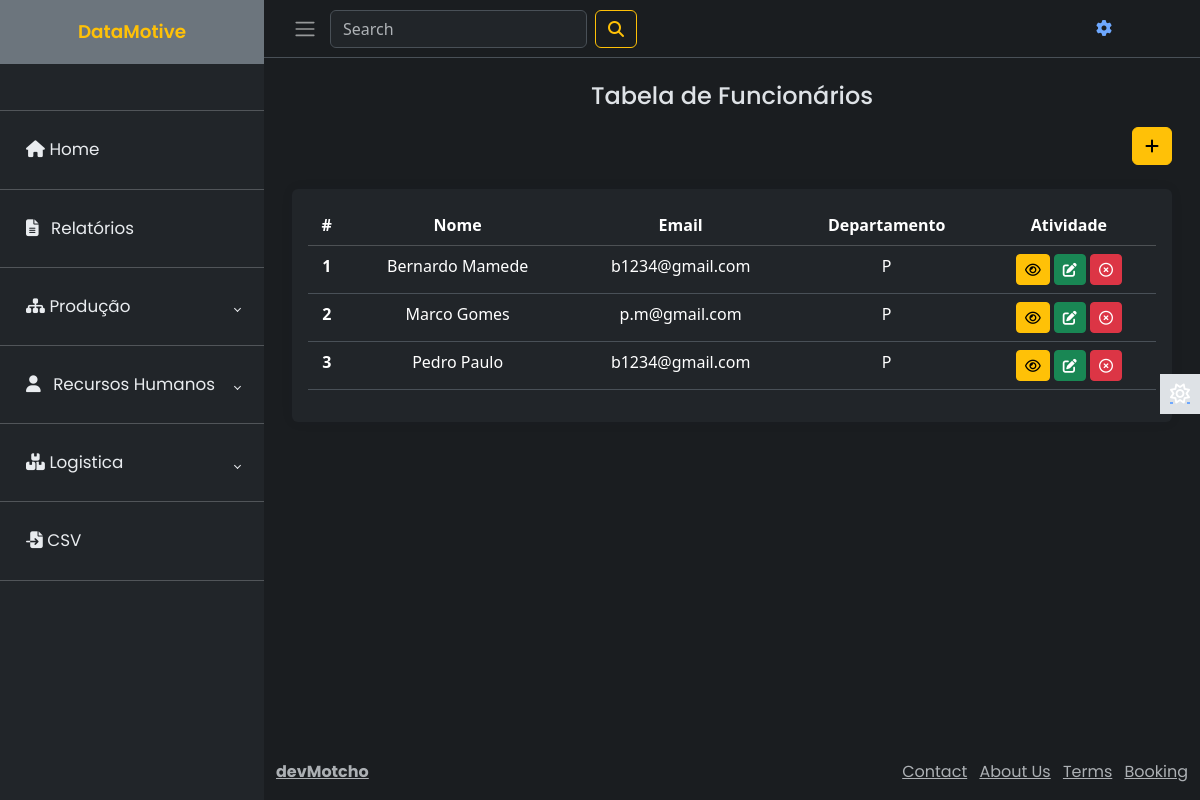
/human/ (signed in), run on an earlier commit of the app's database.
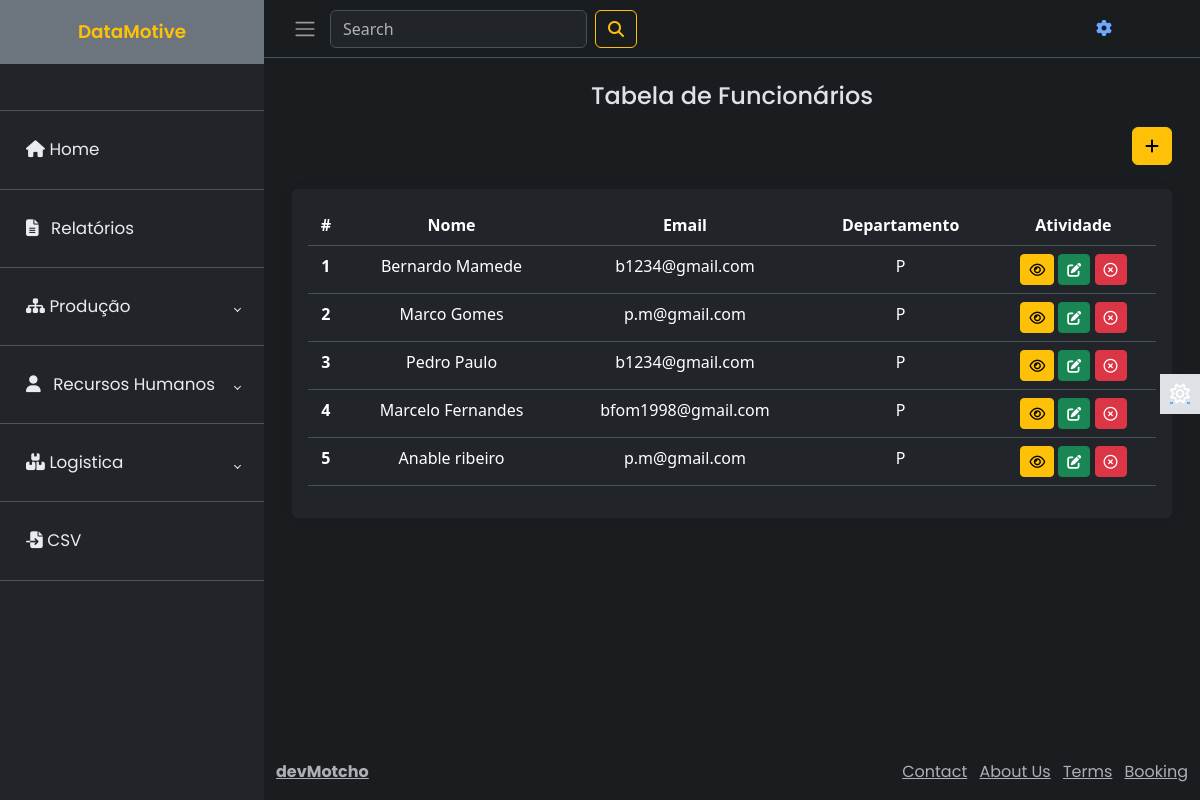
And on a later commit of the database.
### human/models.py (models this page shows, shortened)
class Employee(models.Model):
    first_name = models.CharField(max_length=50)
    last_name = models.CharField(max_length=50)
    email = models.EmailField(max_length=50)
    department = models.CharField(
        max_length=3,
        choices=Department.choices,
        default=Department.PROD
    )
    image = models.ImageField(upload_to='func' ,default='random.jpg')
    contact = models.CharField(max_length=150, blank=True, null=True)
    nationality = models.CharField(max_length=150, default='portuguesa')
    address = models.CharField(max_length=150, blank=True, null=True)

### human/views.py (the view, shortened to what this page needs)
# urls.py: path('', employeesList, name='list'),
def employeesList(request):
    employees = Employee.objects.filter()
    form = EmployeeForm()
    context= {
        'objects':employees,
        'form': form,
    }
    return render(request, 'human/list.html', context)

### human/forms.py
class EmployeeForm(forms.ModelForm):
    class Meta:
        model = Employee
        fields = '__all__'

### human/templates/human/list.html (shortened to what this page needs)
{% extends 'main.html' %}
{% load crispy_forms_tags %}
{% block content %}
<main class="content px-3 py-2">
    <div class="container-fluid">
        <div class="mb-3 text-center">
            <h4> Tabela de Funcionários</h4>
        </div>
        <div class="action mb-4 text-end">
            <button type="button" class="btn btn-warning" data-bs-toggle="modal" data-bs-target="#employeeModal"><i
                    class="fa-solid fa-plus"></i></button>
        </div>
        <div class="card border-0">
            <div class="card-body text-center">
                <table class="table bg-white">
                    <thead class="thead-dark">
                        <tr class="table-dark">
                            <th scope="col">#</th>
                            <th scope="col">Nome</th>
                            <th scope="col">Email</th>
                            <th scope="col">Departamento</th>
                            <th scope="col">Atividade</th>
                        </tr>
                    </thead>
                    <tbody>
                        {% for obj in objects %}
                        <tr>
                            <th scope="row">{{obj.id}}</th>
                            <td>{{obj.first_name}} {{obj.last_name}}</td>
                            <td>{{obj.email}}</td>
                            <td>{{obj.department}}</td>
                            <td class="text-center">
                                <a class='btn btn-warning btn-sm' href="{% url 'human:view' obj.id %}"><i
                                        class="fa-regular fa-eye"></i></a>
                                <a id="edit-btn" type='button' class='btn btn-success btn-sm edit-btn'
                                    href="{% url 'human:update' obj.id %}"><i class="fa-solid fa-pen-to-square"></i></a>
                                <a class='btn btn-danger btn-sm' href="{% url 'human:delete' obj.id %}"><i
                                        class="fa-regular fa-circle-xmark"></i></a>
                            </td>
                        </tr>
                        {% endfor %}
                    </tbody>
                </table>
            </div>
        </div>
    </div>
</main>
{% endblock content %}

What changed in the data, as far as the page shows it:
added Employee: id "4", first_name "Marcelo", last_name "Fernandes", email "bfom1998@gmail.com", department "P"
added Employee: id "5", first_name "Anable", last_name "ribeiro", email "p.m@gmail.com", department "P"
